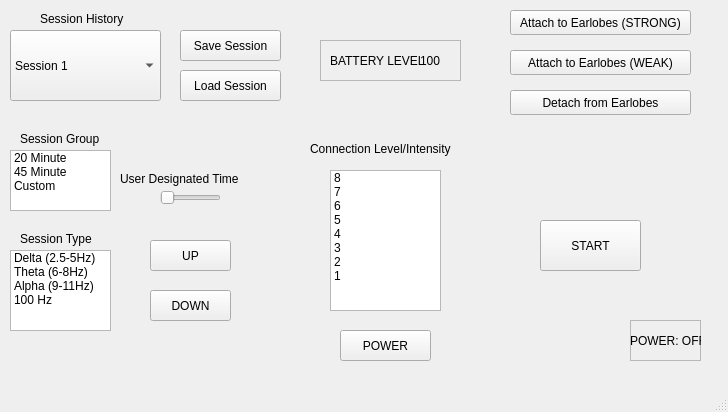
<?xml version="1.0" encoding="UTF-8"?>
<ui version="4.0">
 <class>MainWindow</class>
 <widget class="QMainWindow" name="MainWindow">
  <property name="geometry">
   <rect>
    <x>0</x>
    <y>0</y>
    <width>728</width>
    <height>412</height>
   </rect>
  </property>
  <property name="windowTitle">
   <string>MainWindow</string>
  </property>
  <widget class="QWidget" name="centralwidget">
   <widget class="QComboBox" name="sessionStore">
    <property name="geometry">
     <rect>
      <x>10</x>
      <y>30</y>
      <width>151</width>
      <height>71</height>
     </rect>
    </property>
    <property name="maxCount">
     <number>10</number>
    </property>
    <item>
     <property name="text">
      <string>Session 1</string>
     </property>
    </item>
    <item>
     <property name="text">
      <string>Session 2</string>
     </property>
    </item>
    <item>
     <property name="text">
      <string>Session 3</string>
     </property>
    </item>
    <item>
     <property name="text">
      <string>Session 4</string>
     </property>
    </item>
    <item>
     <property name="text">
      <string>Session 5</string>
     </property>
    </item>
    <item>
     <property name="text">
      <string>Session 6</string>
     </property>
    </item>
    <item>
     <property name="text">
      <string>Session 7</string>
     </property>
    </item>
    <item>
     <property name="text">
      <string>Session 8</string>
     </property>
    </item>
    <item>
     <property name="text">
      <string>Session 9</string>
     </property>
    </item>
    <item>
     <property name="text">
      <string>Session 10</string>
     </property>
    </item>
   </widget>
   <widget class="QPushButton" name="increaseButton">
    <property name="geometry">
     <rect>
      <x>150</x>
      <y>240</y>
      <width>81</width>
      <height>31</height>
     </rect>
    </property>
    <property name="text">
     <string>UP</string>
    </property>
   </widget>
   <widget class="QPushButton" name="downButton">
    <property name="geometry">
     <rect>
      <x>150</x>
      <y>290</y>
      <width>81</width>
      <height>31</height>
     </rect>
    </property>
    <property name="text">
     <string>DOWN</string>
    </property>
   </widget>
   <widget class="QPushButton" name="earButtonStrong">
    <property name="geometry">
     <rect>
      <x>510</x>
      <y>10</y>
      <width>181</width>
      <height>25</height>
     </rect>
    </property>
    <property name="text">
     <string>Attach to Earlobes (STRONG)</string>
    </property>
   </widget>
   <widget class="QPushButton" name="saveButton">
    <property name="geometry">
     <rect>
      <x>180</x>
      <y>30</y>
      <width>101</width>
      <height>31</height>
     </rect>
    </property>
    <property name="text">
     <string>Save Session</string>
    </property>
   </widget>
   <widget class="QPushButton" name="loadButton">
    <property name="geometry">
     <rect>
      <x>180</x>
      <y>70</y>
      <width>101</width>
      <height>31</height>
     </rect>
    </property>
    <property name="text">
     <string>Load Session</string>
    </property>
   </widget>
   <widget class="QFrame" name="BatteryFrame">
    <property name="geometry">
     <rect>
      <x>320</x>
      <y>40</y>
      <width>141</width>
      <height>41</height>
     </rect>
    </property>
    <property name="autoFillBackground">
     <bool>true</bool>
    </property>
    <property name="frameShape">
     <enum>QFrame::StyledPanel</enum>
    </property>
    <property name="frameShadow">
     <enum>QFrame::Raised</enum>
    </property>
    <widget class="QLabel" name="batteryLabel_2">
     <property name="geometry">
      <rect>
       <x>100</x>
       <y>0</y>
       <width>21</width>
       <height>41</height>
      </rect>
     </property>
     <property name="text">
      <string>100</string>
     </property>
    </widget>
    <widget class="QLabel" name="batteryLabel">
     <property name="geometry">
      <rect>
       <x>10</x>
       <y>0</y>
       <width>91</width>
       <height>41</height>
      </rect>
     </property>
     <property name="text">
      <string>BATTERY LEVEL: </string>
     </property>
    </widget>
   </widget>
   <widget class="QLabel" name="SHLabel">
    <property name="geometry">
     <rect>
      <x>40</x>
      <y>10</y>
      <width>101</width>
      <height>17</height>
     </rect>
    </property>
    <property name="text">
     <string>Session History</string>
    </property>
   </widget>
   <widget class="QLabel" name="STLabel">
    <property name="geometry">
     <rect>
      <x>20</x>
      <y>230</y>
      <width>81</width>
      <height>17</height>
     </rect>
    </property>
    <property name="text">
     <string>Session Type </string>
    </property>
   </widget>
   <widget class="QLabel" name="SGLabel">
    <property name="geometry">
     <rect>
      <x>20</x>
      <y>130</y>
      <width>91</width>
      <height>17</height>
     </rect>
    </property>
    <property name="text">
     <string>Session Group</string>
    </property>
   </widget>
   <widget class="QSlider" name="UserDesSlider">
    <property name="geometry">
     <rect>
      <x>160</x>
      <y>190</y>
      <width>61</width>
      <height>16</height>
     </rect>
    </property>
    <property name="orientation">
     <enum>Qt::Horizontal</enum>
    </property>
   </widget>
   <widget class="QLabel" name="UserDesLabel">
    <property name="geometry">
     <rect>
      <x>120</x>
      <y>170</y>
      <width>131</width>
      <height>17</height>
     </rect>
    </property>
    <property name="text">
     <string>User Designated Time</string>
    </property>
   </widget>
   <widget class="QListWidget" name="SessionType">
    <property name="geometry">
     <rect>
      <x>10</x>
      <y>250</y>
      <width>101</width>
      <height>81</height>
     </rect>
    </property>
    <item>
     <property name="text">
      <string>Delta (2.5-5Hz)</string>
     </property>
    </item>
    <item>
     <property name="text">
      <string>Theta (6-8Hz)</string>
     </property>
    </item>
    <item>
     <property name="text">
      <string>Alpha (9-11Hz)</string>
     </property>
    </item>
    <item>
     <property name="text">
      <string>100 Hz</string>
     </property>
    </item>
   </widget>
   <widget class="QPushButton" name="PowerButton">
    <property name="geometry">
     <rect>
      <x>340</x>
      <y>330</y>
      <width>91</width>
      <height>31</height>
     </rect>
    </property>
    <property name="text">
     <string>POWER</string>
    </property>
   </widget>
   <widget class="QPushButton" name="earButtonWeak">
    <property name="geometry">
     <rect>
      <x>510</x>
      <y>50</y>
      <width>181</width>
      <height>25</height>
     </rect>
    </property>
    <property name="text">
     <string>Attach to Earlobes (WEAK)</string>
    </property>
   </widget>
   <widget class="QPushButton" name="detachEars">
    <property name="geometry">
     <rect>
      <x>510</x>
      <y>90</y>
      <width>181</width>
      <height>25</height>
     </rect>
    </property>
    <property name="text">
     <string>Detach from Earlobes</string>
    </property>
   </widget>
   <widget class="QLabel" name="IntensityLabel">
    <property name="geometry">
     <rect>
      <x>310</x>
      <y>140</y>
      <width>151</width>
      <height>17</height>
     </rect>
    </property>
    <property name="text">
     <string>Connection Level/Intensity</string>
    </property>
   </widget>
   <widget class="QPushButton" name="StartButton">
    <property name="geometry">
     <rect>
      <x>540</x>
      <y>220</y>
      <width>101</width>
      <height>51</height>
     </rect>
    </property>
    <property name="text">
     <string>START</string>
    </property>
   </widget>
   <widget class="QListWidget" name="SessionGroup">
    <property name="geometry">
     <rect>
      <x>10</x>
      <y>150</y>
      <width>101</width>
      <height>61</height>
     </rect>
    </property>
    <item>
     <property name="text">
      <string>20 Minute</string>
     </property>
    </item>
    <item>
     <property name="text">
      <string>45 Minute</string>
     </property>
    </item>
    <item>
     <property name="text">
      <string>Custom</string>
     </property>
    </item>
   </widget>
   <widget class="QListWidget" name="SessionType_2">
    <property name="enabled">
     <bool>true</bool>
    </property>
    <property name="geometry">
     <rect>
      <x>330</x>
      <y>170</y>
      <width>111</width>
      <height>141</height>
     </rect>
    </property>
    <property name="autoFillBackground">
     <bool>false</bool>
    </property>
    <property name="selectionMode">
     <enum>QAbstractItemView::MultiSelection</enum>
    </property>
    <item>
     <property name="text">
      <string>8</string>
     </property>
    </item>
    <item>
     <property name="text">
      <string>7</string>
     </property>
    </item>
    <item>
     <property name="text">
      <string>6</string>
     </property>
    </item>
    <item>
     <property name="text">
      <string>5</string>
     </property>
    </item>
    <item>
     <property name="text">
      <string>4</string>
     </property>
    </item>
    <item>
     <property name="text">
      <string>3</string>
     </property>
    </item>
    <item>
     <property name="text">
      <string>2</string>
     </property>
    </item>
    <item>
     <property name="text">
      <string>1</string>
     </property>
    </item>
   </widget>
   <widget class="QFrame" name="powerFrame">
    <property name="geometry">
     <rect>
      <x>630</x>
      <y>320</y>
      <width>71</width>
      <height>41</height>
     </rect>
    </property>
    <property name="autoFillBackground">
     <bool>true</bool>
    </property>
    <property name="frameShape">
     <enum>QFrame::StyledPanel</enum>
    </property>
    <property name="frameShadow">
     <enum>QFrame::Raised</enum>
    </property>
    <widget class="QLabel" name="powerLabel">
     <property name="geometry">
      <rect>
       <x>0</x>
       <y>0</y>
       <width>71</width>
       <height>41</height>
      </rect>
     </property>
     <property name="text">
      <string>POWER: OFF</string>
     </property>
    </widget>
   </widget>
   <zorder>BatteryFrame</zorder>
   <zorder>sessionStore</zorder>
   <zorder>increaseButton</zorder>
   <zorder>downButton</zorder>
   <zorder>earButtonStrong</zorder>
   <zorder>saveButton</zorder>
   <zorder>loadButton</zorder>
   <zorder>SHLabel</zorder>
   <zorder>STLabel</zorder>
   <zorder>SGLabel</zorder>
   <zorder>UserDesSlider</zorder>
   <zorder>UserDesLabel</zorder>
   <zorder>SessionType</zorder>
   <zorder>PowerButton</zorder>
   <zorder>earButtonWeak</zorder>
   <zorder>detachEars</zorder>
   <zorder>IntensityLabel</zorder>
   <zorder>StartButton</zorder>
   <zorder>SessionGroup</zorder>
   <zorder>SessionType_2</zorder>
   <zorder>powerFrame</zorder>
  </widget>
  <widget class="QMenuBar" name="menubar">
   <property name="geometry">
    <rect>
     <x>0</x>
     <y>0</y>
     <width>728</width>
     <height>22</height>
    </rect>
   </property>
  </widget>
  <widget class="QStatusBar" name="statusbar"/>
 </widget>
 <resources/>
 <connections/>
</ui>
